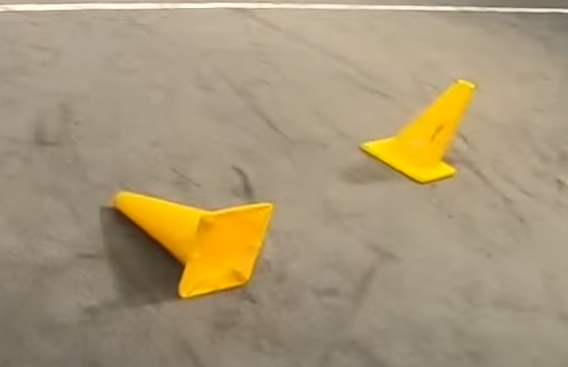
#> input picture detectarCores/imgExample.png, 568 x 367 px, given in place of video.mp4, which was not available
$ python main.py
#> lines starting #> are read from the running program, lines starting #| are printed output that depends on the picture; after the words box and inside, x2 and y2 are one past the last pixel; in counts of white or black regions, pixels touching at a corner belong together; pictures that were not available may be replaced by others from this repository, and a replacement may not be noted
import cv2
import numpy as np

cap = cv2.VideoCapture(r".\detectarCores\video.mp4")
target_color = [0, 182, 252]    #bgr
#rgba(252,182,0,255)

def findRangeHSV(bgr, tresh=40):
    hsv = cv2.cvtColor(np.uint8([[bgr]]), cv2.COLOR_BGR2HSV)[0][0]  # Converte cor em RGB para HSV

    min = np.array([hsv[0] - tresh, hsv[1] - tresh, hsv[2] - tresh])
    max = np.array([hsv[0] + tresh, hsv[1] + tresh, hsv[2] + tresh])

    return min, max

def createMask(img, min, max):
    hsv = cv2.cvtColor(img, cv2.COLOR_BGR2HSV)

    mask = cv2.inRange(hsv, min, max)

    kernel = np.ones((10, 10), np.uint8)
    close = cv2.morphologyEx(mask, cv2.MORPH_CLOSE, kernel)

    return close


def init():
    min, max = findRangeHSV(target_color, tresh=20)

    while cap.isOpened():
        ok, frame = cap.read()
#> frame is the input picture: shape (367, 568, 3); mean B, G, R 118.7, 150.4, 167.1

        if not ok:
            print("Erro no vídeo")
            break

        frame = cv2.resize(frame, (720, 400), fx=0, fy=0, interpolation=cv2.INTER_CUBIC)
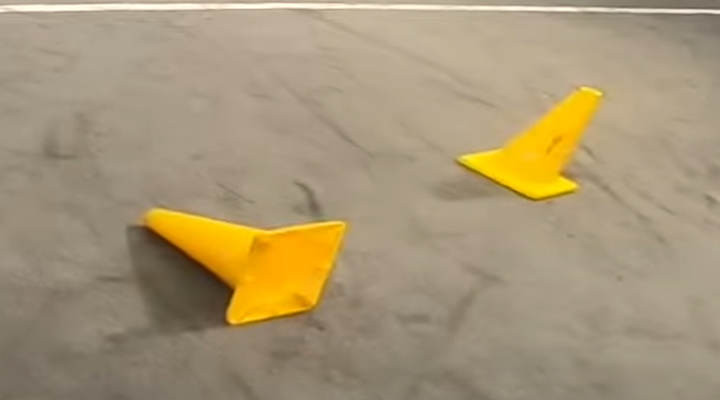
#> frame: shape (400, 720, 3); mean B, G, R 118.7, 150.4, 167.1


        mask = createMask(frame, min, max)
#> in createMask, `hsv = cv2.cvtColor(img, cv2.COLOR_BGR2HSV)`: hsv: shape (400, 720, 3); mean H, S, V 18.8, 68.6, 167.1
#> in createMask, `mask = cv2.inRange(hsv, min, max)`:
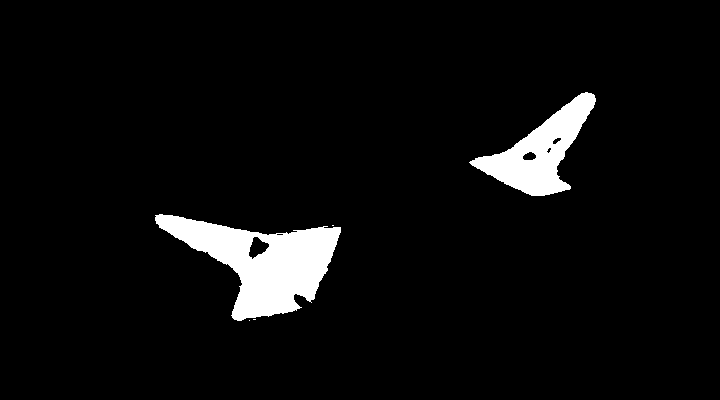
#> mask: shape (400, 720); 5% white; 5 white regions (3 under 20 px), largest, box (x1, y1, x2, y2) and area: (155, 214, 341, 321) 9250, (469, 92, 596, 196) 5185
#> in createMask, `close = cv2.morphologyEx(mask, cv2.MORPH_CLOSE, kernel)`:
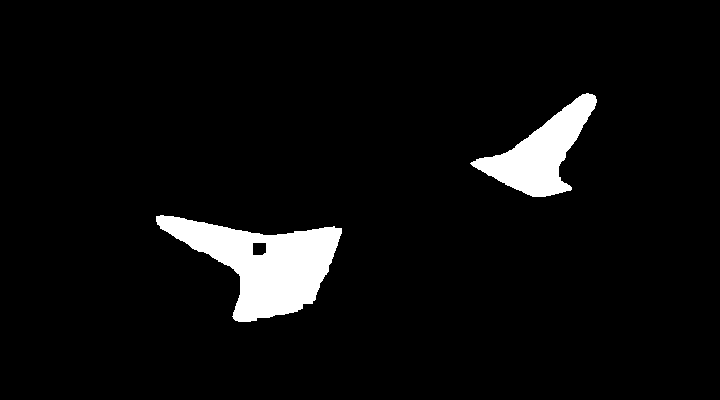
#> close: shape (400, 720); 5.2% white; 2 white regions
        cv2.imshow("mask", mask)

        contours, hier = cv2.findContours(mask, cv2.RETR_EXTERNAL, cv2.CHAIN_APPROX_SIMPLE)
#> contours = 2 contours; box (x1, y1, x2, y2) and area: (156, 215, 342, 322) 9467, (470, 93, 597, 197) 5146

        for cnt in contours:
            x, y, w, h = cv2.boundingRect(cnt)
            cv2.rectangle(frame, (x, y), (x+w, y+h), (0,255,0), 2)
            cv2.putText(frame, "CONE", (x, y), cv2.FONT_HERSHEY_COMPLEX, 0.4, (0, 0, 200), thickness=1)
#> this loop made 2 passes
#> (x, y, w, h) on passes 1 to 2: (156, 215, 186, 107), (470, 93, 127, 104)
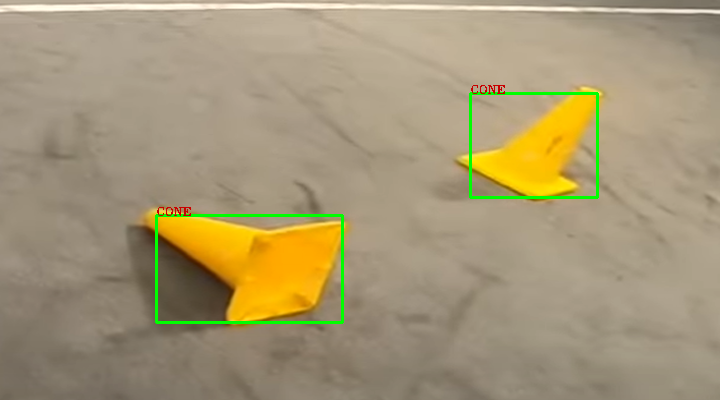
#> frame: shape (400, 720, 3); 1.15% of pixels changed, all inside (x1, y1, x2, y2) = (155, 85, 599, 324)

        cv2.imshow("frame", frame)

        if cv2.waitKey(20) == 27:
#> (key Esc is pressed here)
            break

    cap.release()
    cv2.destroyAllWindows()


if __name__ == "__main__":
    init()
